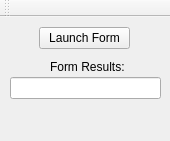
<?xml version="1.0" encoding="UTF-8"?>
<ui version="4.0">
 <class>MainWindow</class>
 <widget class="QMainWindow" name="MainWindow">
  <property name="geometry">
   <rect>
    <x>0</x>
    <y>0</y>
    <width>170</width>
    <height>141</height>
   </rect>
  </property>
  <property name="windowTitle">
   <string>MainWindow</string>
  </property>
  <widget class="QWidget" name="centralWidget">
   <widget class="QPushButton" name="bt_launch">
    <property name="geometry">
     <rect>
      <x>39</x>
      <y>10</y>
      <width>91</width>
      <height>22</height>
     </rect>
    </property>
    <property name="text">
     <string>Launch Form</string>
    </property>
   </widget>
   <widget class="QLineEdit" name="tb_output">
    <property name="geometry">
     <rect>
      <x>10</x>
      <y>60</y>
      <width>151</width>
      <height>22</height>
     </rect>
    </property>
    <property name="readOnly">
     <bool>true</bool>
    </property>
   </widget>
   <widget class="QLabel" name="label">
    <property name="geometry">
     <rect>
      <x>50</x>
      <y>40</y>
      <width>91</width>
      <height>20</height>
     </rect>
    </property>
    <property name="text">
     <string>Form Results:</string>
    </property>
   </widget>
  </widget>
  <widget class="QMenuBar" name="menuBar">
   <property name="geometry">
    <rect>
     <x>0</x>
     <y>0</y>
     <width>170</width>
     <height>19</height>
    </rect>
   </property>
  </widget>
  <widget class="QToolBar" name="mainToolBar">
   <attribute name="toolBarArea">
    <enum>TopToolBarArea</enum>
   </attribute>
   <attribute name="toolBarBreak">
    <bool>false</bool>
   </attribute>
  </widget>
 </widget>
 <layoutdefault spacing="6" margin="11"/>
 <resources/>
 <connections/>
</ui>
